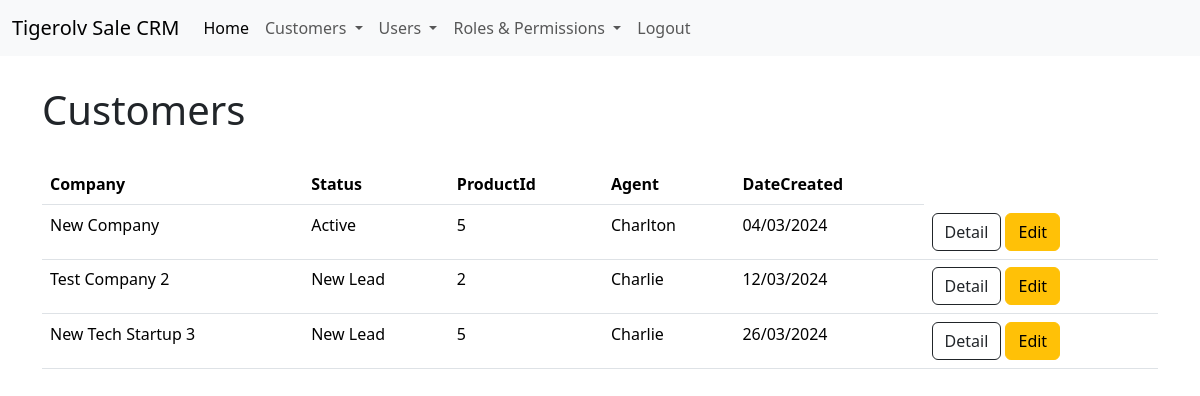
Page / (signed in) on the committed database.
### app/models.py (models this page shows, shortened)
class Customer(db.Model):
    __tablename__ = 'customer'
    CustomerId = db.Column(db.Integer,primary_key=True)
    ProductId = db.Column(db.Integer)
    Name = db.Column(db.String(128))
    Description = db.Column(db.String(5000))
    Status = db.Column(db.String(64))
    ContactName = db.Column(db.String(128))
    ContactEmail = db.Column(db.String(128))
    ContactPhone = db.Column(db.String(64))
    AgentId = db.Column(db.Integer,db.ForeignKey('user.UserId'))
    DateCreated = db.Column(db.DateTime , default=datetime.utcnow)
    notes = db.relationship('Note',backref='customer',lazy='dynamic')

class User(UserMixin, db.Model):
    __tablename__ = 'user'
    UserId = db.Column(db.Integer,primary_key=True)
    FirstName = db.Column(db.String(64))
    LastName = db.Column(db.String(64))
    Email = db.Column(db.String(255))
    Password = db.Column(db.String(255))
    Role = db.Column(db.Integer, default=1)
    DateCreated = db.Column(db.DateTime , default=datetime.now)
    Confirmed = db.Column(db.Boolean,default=False)
    agent = db.relationship('Customer',backref='user',lazy='dynamic')
    note = db.relationship('Note',backref='user',lazy='dynamic')
    @property
    def password(self):
        raise AttributeError('password is not a readable attribute')
    @login_manager.user_loader
    def load_user(user_id):
        return User.query.get(int(user_id))
    def can(self,permissions):
        return self.Role is not None and (self.Role & permissions) == permissions

### app/main/views.py (the view)
@main.route('/', methods=['GET','POST'])
@login_required
@permission_required(Permission.VIEW)
def index():
    logging.info('Rendering index page')
    customers = Customer.query.all()
    logging.info('Index page rendered')
    return render_template('index.html', customers=customers)

### app/auth/views.py (called while the page is built)
@auth.before_app_request
def before_request():
    if current_user.is_authenticated:
        if not current_user.Confirmed \
                and request.blueprint != 'auth' \
                and request.endpoint != 'static':
            return redirect(url_for('auth.unconfirmed'))

### app/templates/index.html (shortened to what this page needs)
{% extends 'base.html' %}
{% if current_user.is_authenticated %}
    {% block body %}
    <div class="container">
        <div style="margin-block: 30px;">
            <h1>Customers</h1>
        </div>
        <table class="table table-hover">
            <thead>
            <tr>
                <th scope="col">Company</th>
                <th scope="col">Status</th>
                <th scope="col">ProductId</th>
                <th scope="col">Agent</th>
                <th scope="col">DateCreated</th>
            </tr>
            </thead>
            <tbody>
                {% for customer in customers %}
                    <td>{{ customer.Name }}</td>
                    <td>
                          {{ customer.Status }}
                    </td>
                    <td>{{ customer.ProductId }}</td>
                    <td>{{ customer.user.FirstName }}</td>
                    <td>{{ customer.DateCreated.strftime('%d/%m/%Y') }}</td>
                    <td>
                        <a class="btn btn-outline-dark" href="/customer/{{customer.CustomerId}}">Detail</a>
                        {% if current_user.can(4) %}
                            <a class="btn btn-warning" href="/customer/edit/{{customer.CustomerId}}">Edit</a>
                        {% endif %}
                    </td>
                {% endfor %}
            </tbody>
        </table>
    </div>
    {% endblock body %}
{% else %}
<h1> Not a valid user! </h1>
{% endif %}

### rows in the picture
Customer: Name "New Company", Status "Active", ProductId "5", user.FirstName "Charlton", DateCreated "04/03/2024"
Customer: Name "Test Company 2", Status "New Lead", ProductId "2", user.FirstName "Charlie", DateCreated "12/03/2024"
Customer: Name "New Tech Startup 3", Status "New Lead", ProductId "5", user.FirstName "Charlie", DateCreated "26/03/2024"
